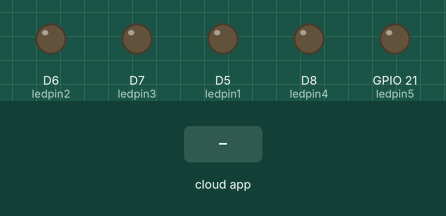
This sketch was run on a simulated ESP8266 (NodeMCU). Shown: output pins drawn as LEDs (lit = HIGH). Inputs (shaded band) come from the test bench. WiFi joins after 1.5 s; servers stay silent unless stated.

Above: at 2.7 s.
2.8 s: the phone or cloud app sets led1 to 1
At 3.4 s:
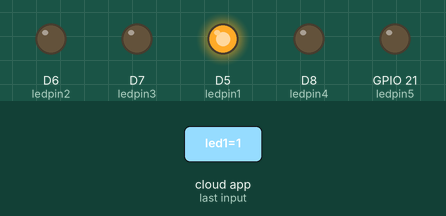
4.5 s: the phone or cloud app sets led2 to 1
At 5.7 s:
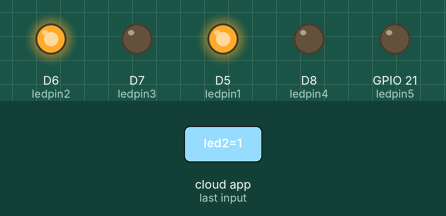
6.0 s: the phone or cloud app sets led3 to 1
At 6.9 s:
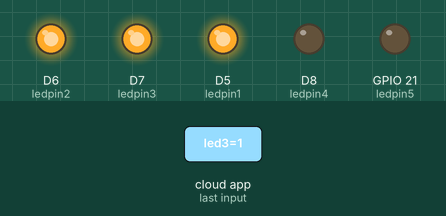
7.5 s: the phone or cloud app sets led4 to 1
At 8.0 s:
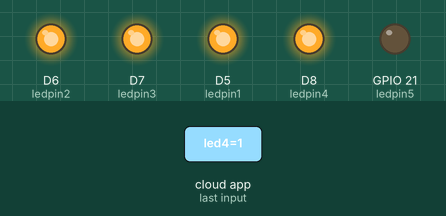
9.0 s: the phone or cloud app sets led5 to 1
At 10.2 s:
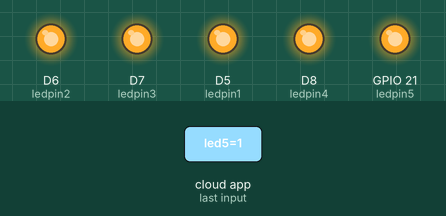
10.5 s: the phone or cloud app sets led1 to 0
At 11.5 s:
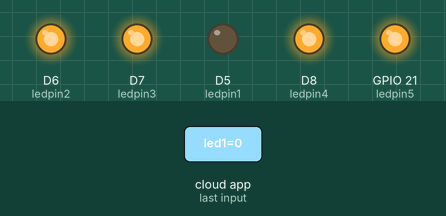
Timing chart, 0 to 13.0 s (numbered marks = the images above; inputs shaded):
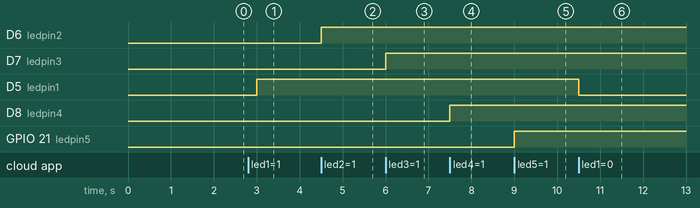

Measured:
- after the input at 2.8 s, D5 (ledpin1): LOW → HIGH after 0.20 s
- after the input at 4.5 s, D6 (ledpin2): LOW → HIGH at once
- after the input at 6.0 s, D7 (ledpin3): LOW → HIGH at once
- after the input at 7.5 s, D8 (ledpin4): LOW → HIGH at once
- after the input at 9.0 s, GPIO 21 (ledpin5): LOW → HIGH at once
- after the input at 10.5 s, D5 (ledpin1): HIGH → LOW at once

The sketch:

IoT_platfom.ino
```cpp
#include "thingProperties.h"
#define ledpin1 D5
#define ledpin2 D6
#define ledpin3 D7
#define ledpin4 D8
#define ledpin5 21

void setup() {

pinMode(ledpin1,OUTPUT);
pinMode(ledpin2,OUTPUT);
pinMode(ledpin3,OUTPUT);
pinMode(ledpin4,OUTPUT);
pinMode(ledpin5,OUTPUT);


  Serial.begin(9600);
  delay(1500);

  // Defined in thingProperties.h
  initProperties();

  // Connect to Arduino IoT Cloud
  ArduinoCloud.begin(ArduinoIoTPreferredConnection);

  /*
     The following function allows you to obtain more information
     related to the state of network and IoT Cloud connection and errors
     the higher number the more granular information you’ll get.
     The default is 0 (only errors).
     Maximum is 4
 */
  setDebugMessageLevel(2);
  ArduinoCloud.printDebugInfo();
}

void loop() {
  ArduinoCloud.update();
  // Your code here


}

void onLed1Change()  {
  if (led1 == 1){
    digitalWrite(ledpin1,HIGH);
  }else{
    digitalWrite(ledpin1,LOW);
  }
}

void onLed2Change()  {
  if (led2 == 1){
    digitalWrite(ledpin2,HIGH);
  }else{
    digitalWrite(ledpin2,LOW);
  }
}

void onLed3Change()  {
  if (led3 == 1){
    digitalWrite(ledpin3,HIGH);
  }else{
    digitalWrite(ledpin3,LOW);
  }
}

void onLed4Change()  {
  if (led4 == 1){
    digitalWrite(ledpin4,HIGH);
  }else{
    digitalWrite(ledpin4,LOW);
  }
}
void onLed5Change()  {
  if (led5 == 1){
    digitalWrite(ledpin5,HIGH);
  }else{
    digitalWrite(ledpin5,LOW);
  }
}
```

thingProperties.h
```cpp
// Code generated by Arduino IoT Cloud, DO NOT EDIT.

#include <ArduinoIoTCloud.h>
#include <Arduino_ConnectionHandler.h>

const char DEVICE_LOGIN_NAME[]  = "afc0129f-5585-440d-8285-cdd28943a1e9";

const char SSID[]               = " your Network SSID (name)";
const char PASS[]               = "Network password ";    // (use for WPA, or use as key for WEP)
const char DEVICE_KEY[]  = "Secret device password";    // Secret device password

void onLed1Change();
void onLed2Change();
void onLed3Change();
void onLed4Change();
void onLed5Change();

bool led1;
bool led2;
bool led3;
bool led4;
bool led5;

void initProperties(){

  ArduinoCloud.setBoardId(DEVICE_LOGIN_NAME);
  ArduinoCloud.setSecretDeviceKey(DEVICE_KEY);
  ArduinoCloud.addProperty(led1, READWRITE, ON_CHANGE, onLed1Change);
  ArduinoCloud.addProperty(led2, READWRITE, ON_CHANGE, onLed2Change);
  ArduinoCloud.addProperty(led3, READWRITE, ON_CHANGE, onLed3Change);
  ArduinoCloud.addProperty(led4, READWRITE, ON_CHANGE, onLed4Change);
  ArduinoCloud.addProperty(led5, READWRITE, ON_CHANGE, onLed5Change);

}

WiFiConnectionHandler ArduinoIoTPreferredConnection(SSID, PASS);
```
